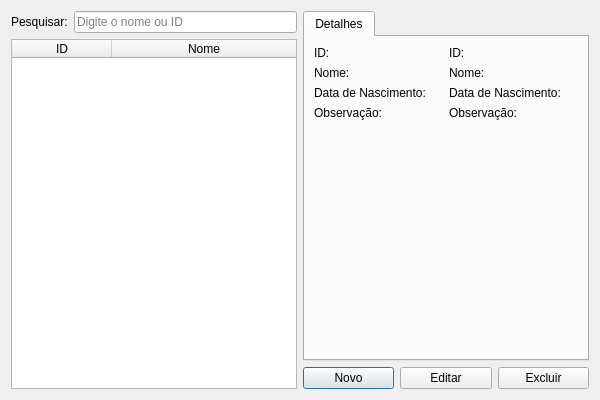
<?xml version="1.0" encoding="UTF-8"?>
<ui version="4.0">
 <class>PlayerListView</class>
 <widget class="QDialog" name="PlayerListView">
  <property name="geometry">
   <rect>
    <x>0</x>
    <y>0</y>
    <width>600</width>
    <height>400</height>
   </rect>
  </property>
  <property name="windowTitle">
   <string>Plataforma T-TEA - Jogador</string>
  </property>
  <property name="windowIcon">
   <iconset resource="../resources.qrc">
    <normaloff>:/icons/system/appicon</normaloff>:/icons/system/appicon</iconset>
  </property>
  <property name="modal">
   <bool>true</bool>
  </property>
  <layout class="QHBoxLayout" name="mainLayout">
   <item>
    <layout class="QVBoxLayout" name="lay_left">
     <item>
      <layout class="QHBoxLayout" name="lay_search">
       <item>
        <widget class="QLabel" name="lbl_search">
         <property name="text">
          <string>Pesquisar:</string>
         </property>
        </widget>
       </item>
       <item>
        <widget class="QLineEdit" name="led_search">
         <property name="placeholderText">
          <string>Digite o nome ou ID</string>
         </property>
        </widget>
       </item>
      </layout>
     </item>
     <item>
      <widget class="QTableWidget" name="tbl_player">
       <property name="editTriggers">
        <set>QAbstractItemView::EditTrigger::NoEditTriggers</set>
       </property>
       <property name="alternatingRowColors">
        <bool>true</bool>
       </property>
       <property name="selectionMode">
        <enum>QAbstractItemView::SelectionMode::SingleSelection</enum>
       </property>
       <property name="selectionBehavior">
        <enum>QAbstractItemView::SelectionBehavior::SelectRows</enum>
       </property>
       <property name="sortingEnabled">
        <bool>true</bool>
       </property>
       <property name="columnCount">
        <number>2</number>
       </property>
       <attribute name="horizontalHeaderStretchLastSection">
        <bool>true</bool>
       </attribute>
       <column>
        <property name="text">
         <string>ID</string>
        </property>
       </column>
       <column>
        <property name="text">
         <string>Nome</string>
        </property>
       </column>
      </widget>
     </item>
    </layout>
   </item>
   <item>
    <layout class="QVBoxLayout" name="lay_right">
     <item>
      <widget class="QTabWidget" name="tab_player">
       <property name="currentIndex">
        <number>0</number>
       </property>
       <widget class="QWidget" name="lay_detail">
        <attribute name="title">
         <string>Detalhes</string>
        </attribute>
        <layout class="QVBoxLayout" name="detailsLayout">
         <item>
          <layout class="QGridLayout" name="grd_detail">
           <item row="0" column="0">
            <widget class="QLabel" name="lbl_id">
             <property name="text">
              <string>ID:</string>
             </property>
             <property name="alignment">
              <set>Qt::AlignmentFlag::AlignLeading</set>
             </property>
            </widget>
           </item>
           <item row="0" column="1">
            <widget class="QLabel" name="lbl_id_value">
             <property name="text">
              <string>ID: </string>
             </property>
             <property name="alignment">
              <set>Qt::AlignmentFlag::AlignLeading</set>
             </property>
            </widget>
           </item>
           <item row="1" column="0">
            <widget class="QLabel" name="lbl_name">
             <property name="text">
              <string>Nome:</string>
             </property>
             <property name="alignment">
              <set>Qt::AlignmentFlag::AlignLeading</set>
             </property>
            </widget>
           </item>
           <item row="1" column="1">
            <widget class="QLabel" name="lbl_name_value">
             <property name="text">
              <string>Nome: </string>
             </property>
             <property name="alignment">
              <set>Qt::AlignmentFlag::AlignLeading</set>
             </property>
            </widget>
           </item>
           <item row="2" column="0">
            <widget class="QLabel" name="lbl_birth_date">
             <property name="text">
              <string>Data de Nascimento:</string>
             </property>
             <property name="alignment">
              <set>Qt::AlignmentFlag::AlignLeading</set>
             </property>
            </widget>
           </item>
           <item row="2" column="1">
            <widget class="QLabel" name="lbl_birth_date_value">
             <property name="text">
              <string>Data de Nascimento: </string>
             </property>
             <property name="alignment">
              <set>Qt::AlignmentFlag::AlignLeading</set>
             </property>
            </widget>
           </item>
           <item row="3" column="0">
            <widget class="QLabel" name="lbl_observation">
             <property name="text">
              <string>Observação:</string>
             </property>
             <property name="alignment">
              <set>Qt::AlignmentFlag::AlignLeading</set>
             </property>
            </widget>
           </item>
           <item row="3" column="1">
            <widget class="QLabel" name="lbl_observation_value">
             <property name="text">
              <string>Observação: </string>
             </property>
             <property name="alignment">
              <set>Qt::AlignmentFlag::AlignLeading</set>
             </property>
            </widget>
           </item>
          </layout>
         </item>
         <item>
          <spacer name="sp_detail">
           <property name="orientation">
            <enum>Qt::Orientation::Vertical</enum>
           </property>
           <property name="sizeHint" stdset="0">
            <size>
             <width>20</width>
             <height>40</height>
            </size>
           </property>
          </spacer>
         </item>
        </layout>
       </widget>
      </widget>
     </item>
     <item>
      <layout class="QHBoxLayout" name="lay_button">
       <item>
        <widget class="QPushButton" name="pb_new">
         <property name="toolTip">
          <string>Crie um novo jogador</string>
         </property>
         <property name="text">
          <string>Novo</string>
         </property>
         <property name="icon">
          <iconset resource="../resources.qrc">
           <normaloff>:/icons/ui/buttons/newicon</normaloff>:/icons/ui/buttons/newicon</iconset>
         </property>
        </widget>
       </item>
       <item>
        <widget class="QPushButton" name="pb_edit">
         <property name="toolTip">
          <string>Edite o jogador selecionado</string>
         </property>
         <property name="text">
          <string>Editar</string>
         </property>
         <property name="icon">
          <iconset resource="../resources.qrc">
           <normaloff>:/icons/ui/buttons/editicon</normaloff>:/icons/ui/buttons/editicon</iconset>
         </property>
        </widget>
       </item>
       <item>
        <widget class="QPushButton" name="pb_delete">
         <property name="toolTip">
          <string>Exclua o jogador selecionado</string>
         </property>
         <property name="text">
          <string>Excluir</string>
         </property>
         <property name="icon">
          <iconset resource="../resources.qrc">
           <normaloff>:/icons/ui/buttons/trashicon</normaloff>:/icons/ui/buttons/trashicon</iconset>
         </property>
        </widget>
       </item>
      </layout>
     </item>
    </layout>
   </item>
  </layout>
 </widget>
 <resources>
  <include location="../resources.qrc"/>
 </resources>
 <connections/>
</ui>
